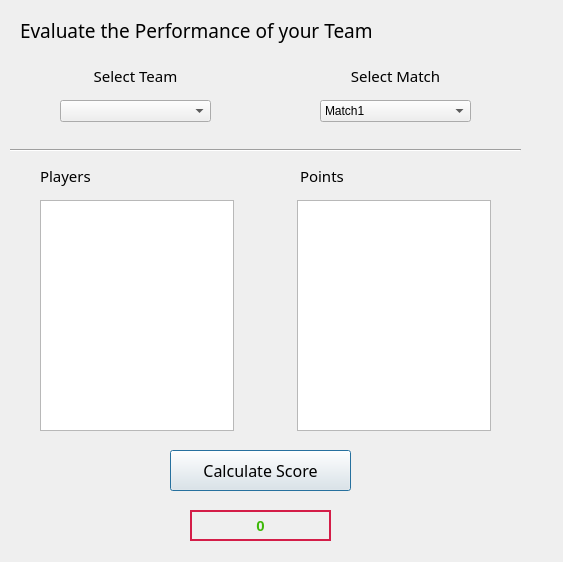
<?xml version="1.0" encoding="UTF-8"?>
<ui version="4.0">
 <class>Dialog</class>
 <widget class="QDialog" name="Dialog">
  <property name="geometry">
   <rect>
    <x>0</x>
    <y>0</y>
    <width>563</width>
    <height>562</height>
   </rect>
  </property>
  <property name="windowTitle">
   <string>Dialog</string>
  </property>
  <widget class="QLabel" name="label">
   <property name="geometry">
    <rect>
     <x>20</x>
     <y>10</y>
     <width>511</width>
     <height>41</height>
    </rect>
   </property>
   <property name="font">
    <font>
     <family>Lucida Calligraphy</family>
     <pointsize>14</pointsize>
    </font>
   </property>
   <property name="text">
    <string>Evaluate the Performance of your Team</string>
   </property>
  </widget>
  <widget class="Line" name="line">
   <property name="geometry">
    <rect>
     <x>10</x>
     <y>140</y>
     <width>511</width>
     <height>20</height>
    </rect>
   </property>
   <property name="orientation">
    <enum>Qt::Horizontal</enum>
   </property>
  </widget>
  <widget class="QLabel" name="label_2">
   <property name="geometry">
    <rect>
     <x>40</x>
     <y>165</y>
     <width>91</width>
     <height>21</height>
    </rect>
   </property>
   <property name="font">
    <font>
     <family>Arial Rounded MT Bold</family>
     <pointsize>11</pointsize>
    </font>
   </property>
   <property name="text">
    <string>Players</string>
   </property>
  </widget>
  <widget class="QWidget" name="horizontalLayoutWidget_2">
   <property name="geometry">
    <rect>
     <x>40</x>
     <y>200</y>
     <width>451</width>
     <height>231</height>
    </rect>
   </property>
   <layout class="QHBoxLayout" name="horizontalLayout_2">
    <item>
     <widget class="QListWidget" name="players_list"/>
    </item>
    <item>
     <spacer name="horizontalSpacer_2">
      <property name="orientation">
       <enum>Qt::Horizontal</enum>
      </property>
      <property name="sizeHint" stdset="0">
       <size>
        <width>118</width>
        <height>20</height>
       </size>
      </property>
     </spacer>
    </item>
    <item>
     <widget class="QListWidget" name="points_list"/>
    </item>
   </layout>
  </widget>
  <widget class="QPushButton" name="calc_score">
   <property name="geometry">
    <rect>
     <x>170</x>
     <y>450</y>
     <width>181</width>
     <height>41</height>
    </rect>
   </property>
   <property name="font">
    <font>
     <family>Algerian</family>
     <pointsize>12</pointsize>
    </font>
   </property>
   <property name="text">
    <string>Calculate Score</string>
   </property>
  </widget>
  <widget class="QLabel" name="label_3">
   <property name="geometry">
    <rect>
     <x>300</x>
     <y>165</y>
     <width>81</width>
     <height>21</height>
    </rect>
   </property>
   <property name="font">
    <font>
     <family>Arial Rounded MT Bold</family>
     <pointsize>11</pointsize>
    </font>
   </property>
   <property name="text">
    <string>Points</string>
   </property>
  </widget>
  <widget class="QComboBox" name="Teamcombo">
   <property name="geometry">
    <rect>
     <x>60</x>
     <y>100</y>
     <width>151</width>
     <height>22</height>
    </rect>
   </property>
   <property name="toolTip">
    <string/>
   </property>
  </widget>
  <widget class="QComboBox" name="Matchcombo">
   <property name="geometry">
    <rect>
     <x>320</x>
     <y>100</y>
     <width>151</width>
     <height>22</height>
    </rect>
   </property>
   <item>
    <property name="text">
     <string>Match1</string>
    </property>
   </item>
   <item>
    <property name="text">
     <string>Match2</string>
    </property>
   </item>
   <item>
    <property name="text">
     <string>Match3</string>
    </property>
   </item>
  </widget>
  <widget class="QLabel" name="score">
   <property name="geometry">
    <rect>
     <x>190</x>
     <y>510</y>
     <width>141</width>
     <height>31</height>
    </rect>
   </property>
   <property name="font">
    <font>
     <pointsize>11</pointsize>
     <weight>75</weight>
     <bold>true</bold>
    </font>
   </property>
   <property name="styleSheet">
    <string notr="true">color: rgb(61, 184, 8);
border-color: rgb(212, 29, 72);
border-width:2px;
border-style:solid;</string>
   </property>
   <property name="text">
    <string>0</string>
   </property>
   <property name="alignment">
    <set>Qt::AlignCenter</set>
   </property>
  </widget>
  <widget class="QLabel" name="label_5">
   <property name="geometry">
    <rect>
     <x>70</x>
     <y>60</y>
     <width>131</width>
     <height>31</height>
    </rect>
   </property>
   <property name="font">
    <font>
     <family>Arial Rounded MT Bold</family>
     <pointsize>11</pointsize>
    </font>
   </property>
   <property name="text">
    <string>Select Team</string>
   </property>
   <property name="alignment">
    <set>Qt::AlignCenter</set>
   </property>
  </widget>
  <widget class="QLabel" name="label_6">
   <property name="geometry">
    <rect>
     <x>330</x>
     <y>60</y>
     <width>131</width>
     <height>31</height>
    </rect>
   </property>
   <property name="font">
    <font>
     <family>Arial Rounded MT Bold</family>
     <pointsize>11</pointsize>
    </font>
   </property>
   <property name="text">
    <string>Select Match</string>
   </property>
   <property name="alignment">
    <set>Qt::AlignCenter</set>
   </property>
  </widget>
 </widget>
 <resources/>
 <connections/>
</ui>
